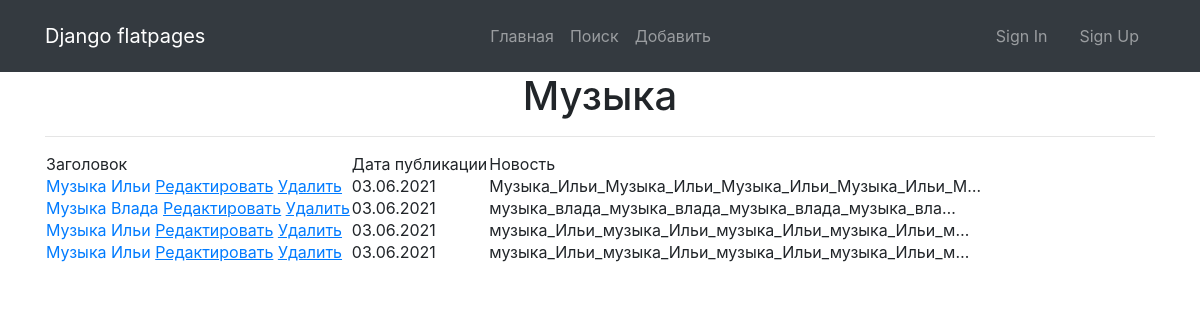
The page /news/category/2/ on the database its author committed.
### news_paper/models.py (models this page shows, shortened)
class Category(models.Model):
    category = models.CharField(max_length=255, unique=True)

class Post(models.Model):
    NEWS = 'N'
    ARTICLE = 'A'
    POST_TYPE = [
        (NEWS, 'Новость'),
        (ARTICLE, 'Статья'),
    ]
    author = models.ForeignKey(Author, on_delete=models.CASCADE)
    type = models.CharField(max_length=1, choices=POST_TYPE, default=ARTICLE)
    categories = models.ManyToManyField(Category, through='PostCategory')
    title = models.CharField(max_length=255)
    text = models.TextField(default='')
    rating = models.IntegerField(default=0)
    created_data = models.DateTimeField(auto_now_add=True)

### news_paper/views.py (the view)
# urls.py: path('category/<int:pk>/', cache_page(60*5)(NewsCategoryList.as_view()),
class NewsCategoryList(ListView):
    model = Post
    template_name = 'category.html'
    context_object_name = 'category'
    ordering = '-created_data'
    def get_context_data(self, **kwargs):
        context = super().get_context_data(**kwargs)
        qs = Post.objects.filter(categories__id=self.kwargs['pk'])
        context['category'] = qs
        context['category_name'] = Category.objects.get(id=self.kwargs['pk'])
        sub = list(Subs_sender.objects.filter(subscribers=self.request.user.id).
                   values('category'))
        context['subscribed'] = [s['category'] for s in sub]
        return context

### news_paper/templatetags/my_filters.py (called while the page is built)
@register.filter(name='censor')
def censor(value):
    marked_words = ['плохие слова', 'мат', 'бранная лексика']
    for word in marked_words:
        if value == word:
            raise ValueError(f'Нельзя использовать {word} в тексте!')
    return str(value)

### templates/category.html (shortened to what this page needs)
{% extends 'flatpages/default.html' %}
{% load my_filters %}
{% block content %}
    <h1>{{ category_name.category }}
        {% load account %}
    </h1>
    <hr>
    {% if category %}
        <table>
            <thead>
                <tr>
                    <td>
                        Заголовок
                    </td>
                    <td>
                        Дата публикации
                    </td>
                    <td>
                        Новость
                    </td>
                </tr>
            </thead>
        {% for news in category %}
            <tr>
                <td>
                    <a href="{% url 'detail_news' news.id %}">{{ news.title|censor }}</a>
                    <a href="{% url 'news_edit' news.id %}"><u>Редактировать</u></a>
                    <a href="{% url 'news_delete' news.id %}"><u>Удалить</u></a>
                </td>
                <td>
                    {{ news.created_data|date:'d.m.Y' }}
                </td>
                <td>
                    {{ news.text|truncatechars:50|censor }}
                </td>
            </tr>
        {% endfor %}
        </table>
    {% else %}
        <h2>Новостей нет!</h2>
    {% endif %}
{% endblock content %}

### rows shown on the page
Category: category "Музыка"
Post: title|censor "Музыка Ильи", created_data "03.06.2021", text|censor "Музыка_Ильи_Музыка_Ильи_Музыка_Ильи_Музыка_Ильи_М…"
Post: title|censor "Музыка Влада", created_data "03.06.2021", text|censor "музыка_влада_музыка_влада_музыка_влада_музыка_вла…"
Post: title|censor "Музыка Ильи", created_data "03.06.2021", text|censor "музыка_Ильи_музыка_Ильи_музыка_Ильи_музыка_Ильи_м…"
Post: title|censor "Музыка Ильи", created_data "03.06.2021", text|censor "музыка_Ильи_музыка_Ильи_музыка_Ильи_музыка_Ильи_м…"
